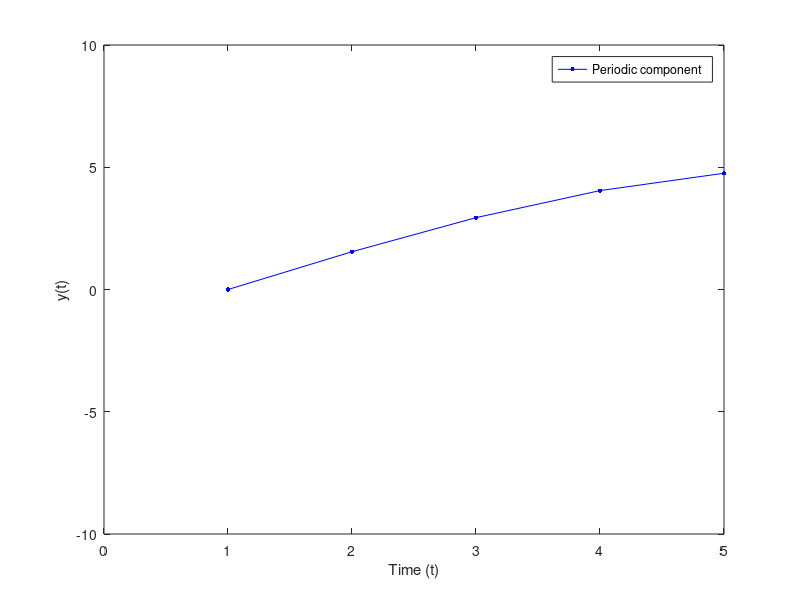

Write MATLAB code to recreate this figure.
%
%Script 2.6
%Generate periodic time series 
 
N=input('Give the time series length_:');
f=input('Give the frequency_:');  
Amp=input('Give the Amplitude_:'); 100,3,10
t=0:1:N;
yy=Amp*sin(2*pi*f*t/100);
plot(yy,'b.-','MarkerSize',10);   %plot function
ylim([-Amp-5 Amp+5])
xlim([0 N])
xlabel('Time (t)'); 
ylabel('y(t)');
legend('Periodic component ','Location','Best')

